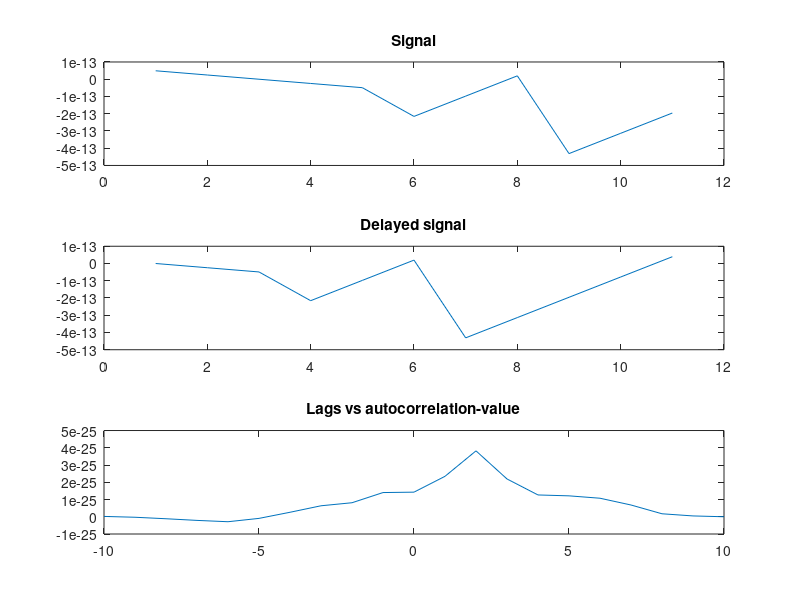

Write MATLAB code to recreate this figure.
clc;
clear all;
close all;
t= 0:1:10;
f=10;
x=10*sin(2*f*pi*(t-2));
x1=10*sin(2*f*pi*t);
plot(xcorr(x,x1));
z=xcorr(x,x1);
[autocorr, lags] = xcorr(x,x1)
subplot(3,1,1);
plot(x);
title('Signal');
subplot(3,1,2);
plot(x1);
title('Delayed signal');
subplot(3,1,3);
plot(lags,autocorr);
title('Lags vs autocorrelation-value');
[~, index] = max(autocorr);
delay_sample = abs(lags(index))
Fs=1;
delay_seconds = delay_sample/Fs
